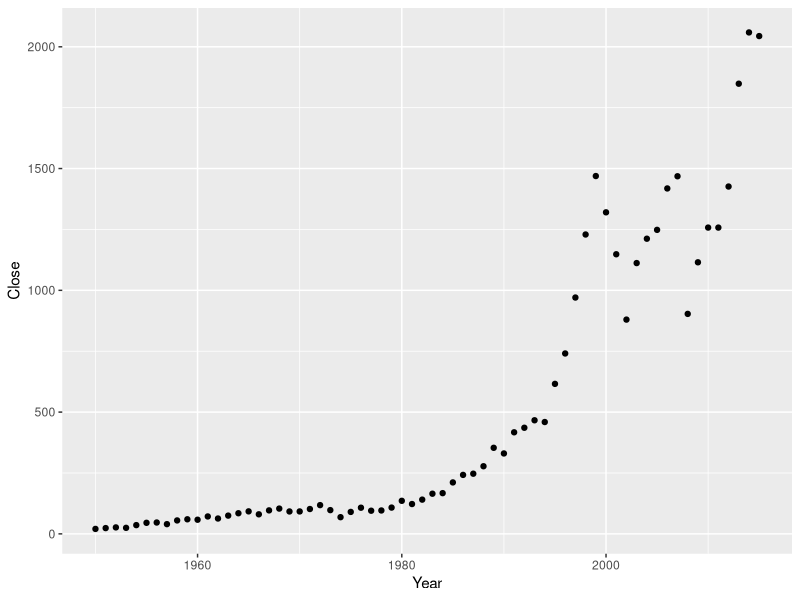
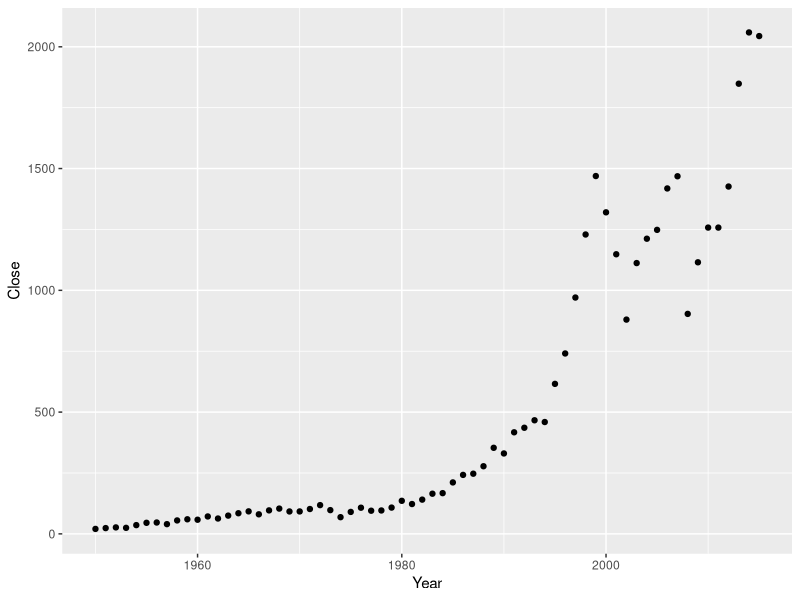

R code for these plots, in order:
##read in the data
spx <- read.csv("sp_500_yearend.csv")

##Plot the data
library(ggplot2)
ggplot(spx, aes(x = Year, y = Close)) + geom_point()

ggsave("sp_500_yearend_closing.png")